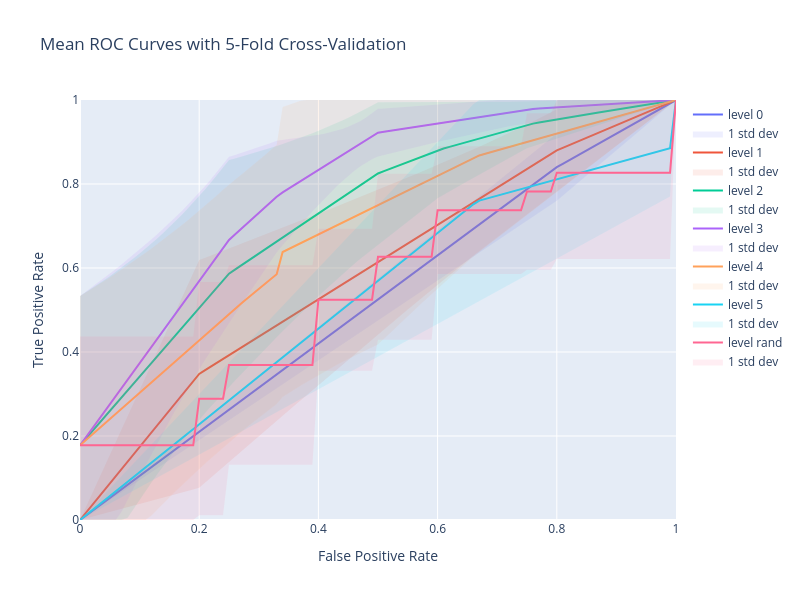

Notebook code cell kept with this figure:
### Code cell
### Compute and plot ROC curve for ONE Flow Tree ###
start_node, end_node = "N", "A"
k_likelihoods_by_level_by_person, k_actual_accuracies_by_level_by_person = generate_likelihoods_by_person_for_path(test_df, start_node, end_node, add_random=True, k_fold=5)

fig = go.Figure()

roc_data = {}
cs = ['#636EFA', '#EF553B', '#00CC96', '#AB63FA', '#FFA15A', '#19D3F3', '#FF6692', '#B6E880', '#FF97FF', '#FECB52']
ci = 0
for lvl in k_likelihoods_by_level_by_person:

    # Store ROC values for each level to compute mean and thresholds
    tprs = []
    aucs = []
    mean_fpr = np.linspace(0, 1, 101)

    for y_prob, y_test in zip(k_likelihoods_by_level_by_person[lvl], k_actual_accuracies_by_level_by_person[lvl]):
    
        # gonna be illegal to do ROC
        if len(y_test) == 0 or len(set(y_test)) == 1:
            continue

        fpr, tpr, _ = roc_curve(y_test, y_prob)
        roc_auc = roc_auc_score(y_test, y_prob)
        aucs.append(roc_auc)

        # Interpolate TPRs over the mean FPR
        tpr_interp = np.interp(mean_fpr, fpr, tpr)
        tprs.append(tpr_interp)

    if len(tprs) == 0: continue

    # Calculate the mean and standard deviation of the TPRs
    mean_tpr = np.mean(tprs, axis=0)
    std_tpr = np.std(tprs, axis=0)

    # Calculate the upper and lower bounds of the shaded area (mean ± 1 std dev)
    tpr_upper = np.minimum(mean_tpr + std_tpr, 1)
    tpr_lower = np.maximum(mean_tpr - std_tpr, 0)   

    # print(mean_tpr)
    # print(mean_fpr)

    # Plot mean ROC curve
    fig.add_trace(go.Scatter(
        x=mean_fpr, y=mean_tpr,
        mode='lines',
        line=dict(color=cs[ci], width=2),
        name=f"level {lvl}"
    ))

    # Plot the shadow (error band)
    fig.add_trace(go.Scatter(
        x=np.concatenate([mean_fpr, mean_fpr[::-1]]),
        y=np.concatenate([tpr_upper, tpr_lower[::-1]]),
        fill='toself',
        opacity=0.1,
        fillcolor=cs[ci],
        line=dict(color='rgba(255,255,255,0)'),
        hoverinfo="skip",
        name='1 std dev'
    ))

    ci += 1

# Customize layout
fig.update_layout(
    title="Mean ROC Curves with 5-Fold Cross-Validation",
    xaxis_title="False Positive Rate",
    yaxis_title="True Positive Rate",
    xaxis=dict(range=[0, 1]),
    yaxis=dict(range=[0, 1]),
    showlegend=True,
    width=800,
    height=600
)
    
# Show plot
fig.show()
